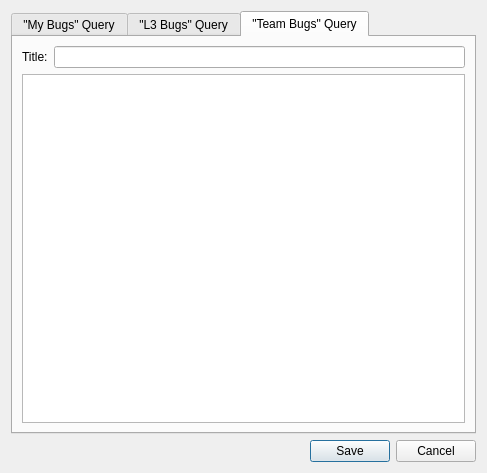
<?xml version="1.0" encoding="UTF-8"?>
<ui version="4.0">
 <class>SettingsDialog</class>
 <widget class="QDialog" name="SettingsDialog">
  <property name="geometry">
   <rect>
    <x>0</x>
    <y>0</y>
    <width>487</width>
    <height>473</height>
   </rect>
  </property>
  <property name="windowTitle">
   <string>Settings</string>
  </property>
  <layout class="QVBoxLayout" name="verticalLayout_2">
   <item>
    <widget class="QTabWidget" name="tabWidget">
     <property name="currentIndex">
      <number>2</number>
     </property>
     <widget class="QWidget" name="tab">
      <attribute name="title">
       <string>&quot;My Bugs&quot; Query</string>
      </attribute>
      <layout class="QVBoxLayout" name="verticalLayout">
       <item>
        <layout class="QHBoxLayout" name="horizontalLayout_2">
         <item>
          <widget class="QLabel" name="label">
           <property name="text">
            <string>Title:</string>
           </property>
          </widget>
         </item>
         <item>
          <widget class="QLineEdit" name="my_bugs_title">
           <property name="text">
            <string>My Bugs</string>
           </property>
          </widget>
         </item>
        </layout>
       </item>
       <item>
        <widget class="QPlainTextEdit" name="my_bugs_query">
         <property name="font">
          <font>
           <family>Input Mono</family>
          </font>
         </property>
        </widget>
       </item>
      </layout>
     </widget>
     <widget class="QWidget" name="tab_2">
      <attribute name="title">
       <string>&quot;L3 Bugs&quot; Query</string>
      </attribute>
      <layout class="QVBoxLayout" name="verticalLayout_3">
       <item>
        <layout class="QHBoxLayout" name="horizontalLayout_3">
         <item>
          <widget class="QLabel" name="label_2">
           <property name="text">
            <string>Title:</string>
           </property>
          </widget>
         </item>
         <item>
          <widget class="QLineEdit" name="important_bugs_title">
           <property name="text">
            <string>Important Issues</string>
           </property>
          </widget>
         </item>
        </layout>
       </item>
       <item>
        <widget class="QPlainTextEdit" name="important_bugs_query">
         <property name="font">
          <font>
           <family>Input Mono</family>
          </font>
         </property>
        </widget>
       </item>
      </layout>
     </widget>
     <widget class="QWidget" name="tab_3">
      <attribute name="title">
       <string>&quot;Team Bugs&quot; Query</string>
      </attribute>
      <layout class="QVBoxLayout" name="verticalLayout_4">
       <item>
        <layout class="QHBoxLayout" name="horizontalLayout_4">
         <item>
          <widget class="QLabel" name="label_3">
           <property name="text">
            <string>Title:</string>
           </property>
          </widget>
         </item>
         <item>
          <widget class="QLineEdit" name="common_bugs_title"/>
         </item>
        </layout>
       </item>
       <item>
        <widget class="QPlainTextEdit" name="common_bugs_query">
         <property name="font">
          <font>
           <family>Input Mono</family>
          </font>
         </property>
        </widget>
       </item>
      </layout>
     </widget>
    </widget>
   </item>
   <item>
    <layout class="QHBoxLayout" name="horizontalLayout">
     <item>
      <spacer name="horizontalSpacer">
       <property name="orientation">
        <enum>Qt::Horizontal</enum>
       </property>
       <property name="sizeHint" stdset="0">
        <size>
         <width>40</width>
         <height>20</height>
        </size>
       </property>
      </spacer>
     </item>
     <item>
      <widget class="QPushButton" name="pushButton">
       <property name="text">
        <string>Save</string>
       </property>
      </widget>
     </item>
     <item>
      <widget class="QPushButton" name="pushButton_2">
       <property name="text">
        <string>Cancel</string>
       </property>
      </widget>
     </item>
    </layout>
   </item>
  </layout>
 </widget>
 <resources/>
 <connections>
  <connection>
   <sender>pushButton_2</sender>
   <signal>clicked()</signal>
   <receiver>SettingsDialog</receiver>
   <slot>close()</slot>
   <hints>
    <hint type="sourcelabel">
     <x>426</x>
     <y>450</y>
    </hint>
    <hint type="destinationlabel">
     <x>253</x>
     <y>439</y>
    </hint>
   </hints>
  </connection>
  <connection>
   <sender>pushButton</sender>
   <signal>clicked()</signal>
   <receiver>SettingsDialog</receiver>
   <slot>on_save()</slot>
   <hints>
    <hint type="sourcelabel">
     <x>322</x>
     <y>445</y>
    </hint>
    <hint type="destinationlabel">
     <x>152</x>
     <y>440</y>
    </hint>
   </hints>
  </connection>
 </connections>
 <slots>
  <slot>on_save()</slot>
 </slots>
</ui>
